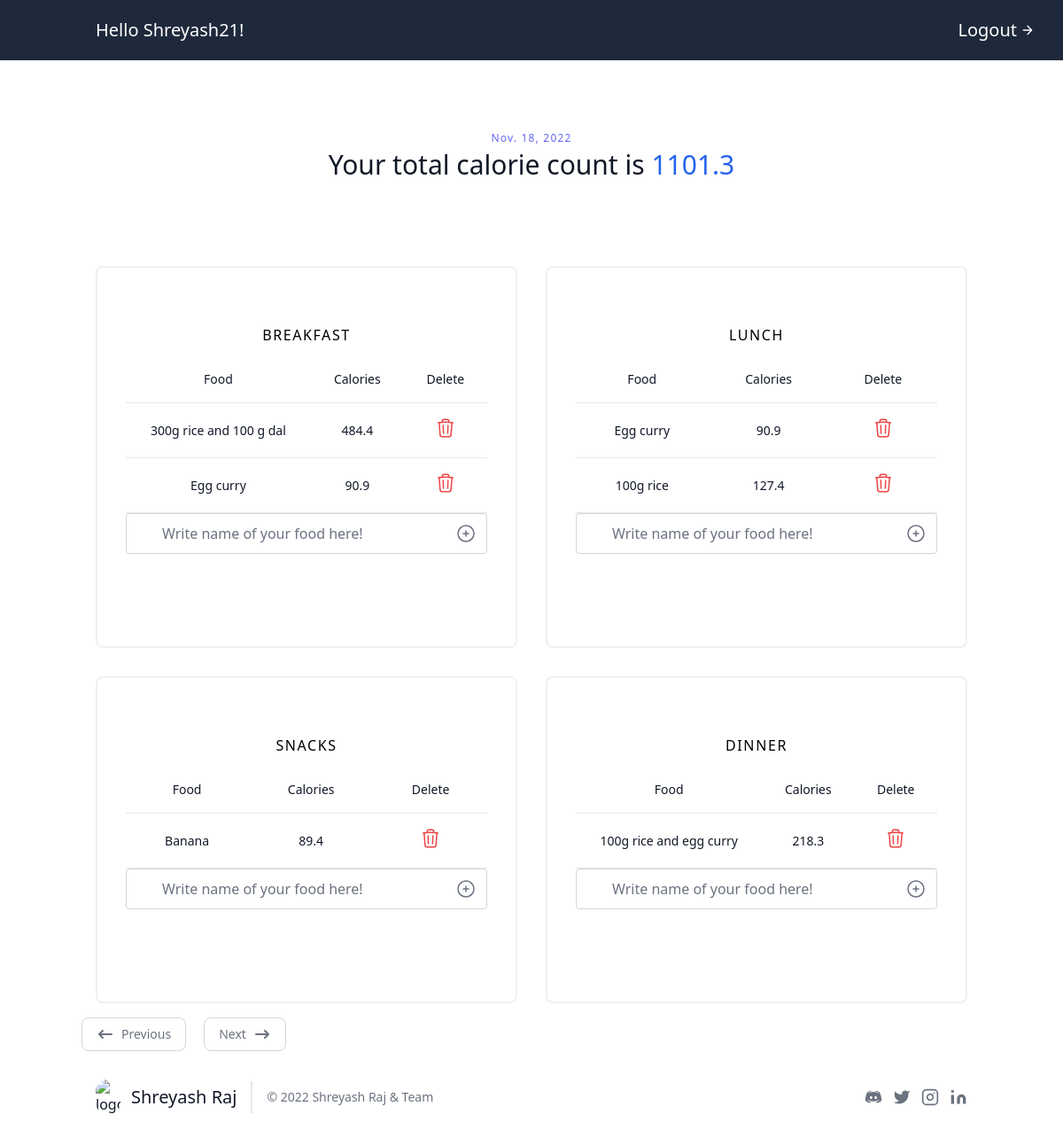
The app's page /date/2022-11-18/ (signed in), older data.
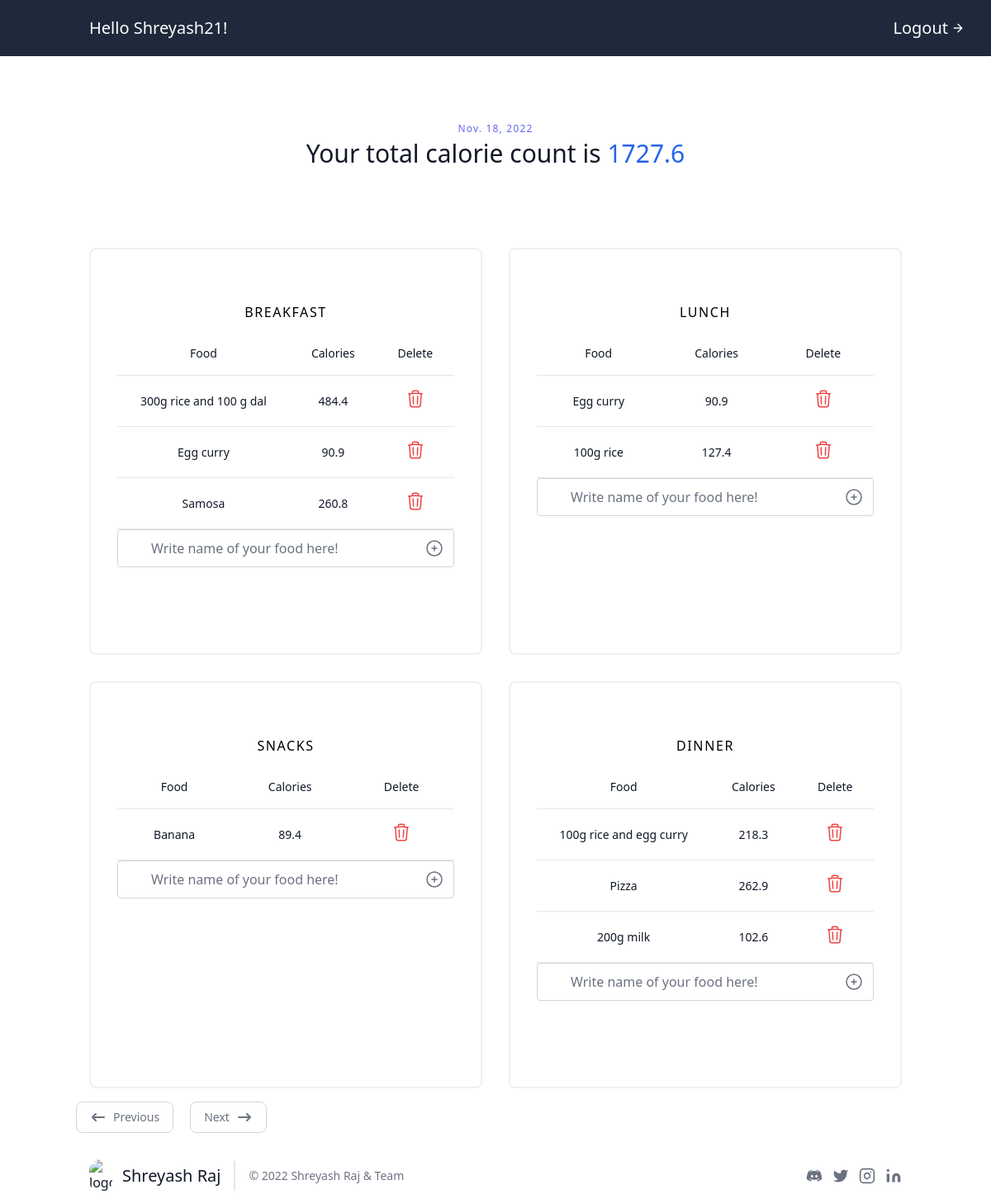
The same page, newer data.
### Fittyfeed/models.py (models this page shows)
class UserFoodItem(models.Model):
    options=(
        ('breakfast','Breakfast'),
        ('lunch','Lunch'),
        ('dinner','Dinner'),
        ('snacks','Snacks'),
    )
    customer = models.ForeignKey(User, on_delete=models.CASCADE)
    category = models.CharField(max_length=50, choices=options)
    food_name = models.CharField(max_length=200)
    food_calorie = models.FloatField()
    date = models.DateField()

### Fittyfeed/views.py (the view)
# urls.py: path('date/<str:date>/', views.home_with_date, name='on_date')
@login_required(login_url='login')
def home_with_date(request, date):
    foods = UserFoodItem.objects.filter(customer=request.user, date=timezone.datetime.fromisoformat(date))
    total_cal = 0
    for food in foods:
        total_cal += food.food_calorie
    context = {
        'food_form': AddFoodForm,
        'food_form_cat': AddFoodFormWithoutCategory,
        'food_list': foods,
        'food_breakfast_list': foods.filter(category='breakfast'),
        'total_calories': round(total_cal, 2),
        'food_lunch_list': foods.filter(category='lunch'),
        'food_snacks_list': foods.filter(category='snacks'),
        'food_dinner_list': foods.filter(category='dinner'),
        'today': timezone.datetime.fromisoformat(date).date(),
        'prev_day': timezone.datetime.fromisoformat(date).date() - timezone.timedelta(days=1),
        'next_day': timezone.datetime.fromisoformat(date).date() + timezone.timedelta(days=1),
    }
    return render(request, 'Fittyfeed/home.html', context)

### Fittyfeed/templates/Fittyfeed/home.html (shortened to what the changed rows need)
{% extends 'base.html' %}
{% block content %}
<section>
  <div class="container px-5 py-24 mx-auto">
    <div class="flex flex-wrap -m-4">
      <div class="flex flex-col text-center w-full mb-20">
        <h2 class="text-xs text-indigo-500 tracking-widest font-medium title-font mb-1">{{ today }}</h2>
        <h1 class="sm:text-3xl text-2xl font-medium title-font text-gray-900 dark:text-white">Your total calorie count is <span class="text-blue-600 dark:text-white">{{ total_calories }}</span></h1>
      </div>
      <div class="p-4 w-full lg:w-1/2">
        <div class="h-full px-8 pt-16 pb-24 bg-white bg-opacity-50 border-2 border-gray-200 border-opacity-60 rounded-lg overflow-hidden text-center relative">
          <h2 class="tracking-widest font-medium mb-1">BREAKFAST</h2>
          <div class="flex justify-center flex-col">
            <div class="overflow-x-auto sm:-mx-6 lg:-mx-8">
              <div class="py-2 inline-block min-w-full sm:px-6 lg:px-8">
                <div class="overflow-auto">
                  <table class="min-w-full">
                    <thead class="border-b">
                      <tr>
                        <th scope="col" class="text-sm font-medium text-gray-900 px-6 py-4">Food</th>
                        <th scope="col" class="text-sm font-medium text-gray-900 px-6 py-4">Calories</th>
                        <th scope="col" class="text-sm font-medium text-gray-900 px-6 py-4">Delete</th>
                      </tr>
                    </thead>
                    <tbody>
                      {% for food in food_breakfast_list %}
                      <tr class="border-b transition duration-300 ease-in-out hover:bg-gray-100">
                        <td class="text-sm text-gray-900 font-light px-6 py-4 whitespace-nowrap">
                          {{ food.food_name.capitalize }}
                        </td>
                        <td class="text-sm text-gray-900 font-light px-6 py-4 whitespace-nowrap">
                          {{ food.food_calorie }}
                        </td>
                        <td class="text-sm text-gray-900 font-light px-6 py-4 whitespace-nowrap">
                          <form action="{% url 'delete_food' food.id %}" method="post">
                            <button type="submit" class="text-red-500 hover:text-red-900">
                            </button>
                          </form>
                        </td>
                      </tr>
                      {% empty %}
                      <tr class="border-b transition duration-300 ease-in-out hover:bg-gray-100">
                        <td colspan="3" class="text-sm text-gray-900 font-light px-6 py-4 whitespace-nowrap">No data added yet.</td>
                      </tr>
                      {% endfor %}
                    </tbody>
                  </table>
                </div>
              </div>
            </div>
          </div>
        </div>
      </div>
      <div class="p-4 w-full lg:w-1/2">
        <div class="h-full px-8 pt-16 pb-24 bg-white bg-opacity-50 border-2 border-gray-200 border-opacity-60 rounded-lg overflow-hidden text-center relative">
          <h2 class="tracking-widest font-medium mb-1">LUNCH</h2>
          <div class="flex justify-center flex-col">
            <div class="overflow-x-auto sm:-mx-6 lg:-mx-8">
              <div class="py-2 inline-block min-w-full sm:px-6 lg:px-8">
                <div class="overflow-hidden">
                  <table class="min-w-full">
                    <thead class="border-b">
                      <tr>
                        <th scope="col" class="text-sm font-medium text-gray-900 px-6 py-4">Food</th>
                        <th scope="col" class="text-sm font-medium text-gray-900 px-6 py-4">Calories</th>
                        <th scope="col" class="text-sm font-medium text-gray-900 px-6 py-4">Delete</th>
                      </tr>
                    </thead>
                    <tbody>
                      {% for food in food_lunch_list %}
                      <tr class="border-b transition duration-300 ease-in-out hover:bg-gray-100">
                        <td class="text-sm text-gray-900 font-light px-6 py-4 whitespace-nowrap">
                          {{ food.food_name.capitalize }}
                        </td>
                        <td class="text-sm text-gray-900 font-light px-6 py-4 whitespace-nowrap">
                          {{ food.food_calorie }}
                        </td>
                        <td class="text-sm text-gray-900 font-light px-6 py-4 whitespace-nowrap">
                          <form action="{% url 'delete_food' food.id %}" method="post">
                            <button type="submit" class="text-red-500 hover:text-red-900">
                            </button>
                          </form>
                        </td>
                      </tr>
                      {% empty %}
                      <tr class="border-b transition duration-300 ease-in-out hover:bg-gray-100">
                        <td colspan="3" class="text-sm text-gray-900 font-light px-6 py-4 whitespace-nowrap">No data added yet.</td>
                      </tr>
                      {% endfor %}
                    </tbody>
                  </table>
                </div>
              </div>
            </div>
          </div>
        </div>
      </div>
      <div class="p-4 w-full lg:w-1/2">
        <div class="h-full px-8 pt-16 pb-24 bg-white bg-opacity-50 border-2 border-gray-200 border-opacity-60 rounded-lg overflow-hidden text-center relative">
          <h2 class="tracking-widest font-medium mb-1">SNACKS</h2>
          <div class="flex justify-center flex-col">
            <div class="overflow-x-auto sm:-mx-6 lg:-mx-8">
              <div class="py-2 inline-block min-w-full sm:px-6 lg:px-8">
                <div class="overflow-hidden">
                  <table class="min-w-full">
                    <thead class="border-b">
                      <tr>
                        <th scope="col" class="text-sm font-medium text-gray-900 px-6 py-4">Food</th>
                        <th scope="col" class="text-sm font-medium text-gray-900 px-6 py-4">Calories</th>
                        <th scope="col" class="text-sm font-medium text-gray-900 px-6 py-4">Delete</th>
                      </tr>
                    </thead>
                    <tbody>
                      {% for food in food_snacks_list %}
                      <tr class="border-b transition duration-300 ease-in-out hover:bg-gray-100">
                        <td class="text-sm text-gray-900 font-light px-6 py-4 whitespace-nowrap">
                          {{ food.food_name.capitalize }}
                        </td>
                        <td class="text-sm text-gray-900 font-light px-6 py-4 whitespace-nowrap">
                          {{ food.food_calorie }}
                        </td>
                        <td class="text-sm text-gray-900 font-light px-6 py-4 whitespace-nowrap">
                          <form action="{% url 'delete_food' food.id %}" method="post">
                            <button type="submit" class="text-red-500 hover:text-red-900">
                            </button>
                          </form>
                        </td>
                      </tr>
                      {% empty %}
                      <tr class="border-b transition duration-300 ease-in-out hover:bg-gray-100">
                        <td colspan="3" class="text-sm text-gray-900 font-light px-6 py-4 whitespace-nowrap">No data added yet.</td>
                      </tr>
                      {% endfor %}
                    </tbody>
                  </table>
                </div>
              </div>
            </div>
          </div>
        </div>
      </div>
      <div class="p-4 w-full lg:w-1/2">
        <div class="h-full px-8 pt-16 pb-24 bg-white bg-opacity-50 border-2 border-gray-200 border-opacity-60 rounded-lg overflow-hidden text-center relative">
          <h2 class="tracking-widest font-medium mb-1">DINNER</h2>
          <div class="flex justify-center flex-col">
            <div class="overflow-x-auto sm:-mx-6 lg:-mx-8">
              <div class="py-2 inline-block min-w-full sm:px-6 lg:px-8">
                <div class="overflow-hidden">
                  <table class="min-w-full">
                    <thead class="border-b">
                      <tr>
                        <th scope="col" class="text-sm font-medium text-gray-900 px-6 py-4">Food</th>
                        <th scope="col" class="text-sm font-medium text-gray-900 px-6 py-4">Calories</th>
                        <th scope="col" class="text-sm font-medium text-gray-900 px-6 py-4">Delete</th>
                      </tr>
                    </thead>
                    <tbody>
                      {% for food in food_dinner_list %}
                      <tr class="border-b transition duration-300 ease-in-out hover:bg-gray-100">
                        <td class="text-sm text-gray-900 font-light px-6 py-4 whitespace-nowrap">
                          {{ food.food_name.capitalize }}
                        </td>
                        <td class="text-sm text-gray-900 font-light px-6 py-4 whitespace-nowrap">
                          {{ food.food_calorie }}
                        </td>
                        <td class="text-sm text-gray-900 font-light px-6 py-4 whitespace-nowrap">
                          <form action="{% url 'delete_food' food.id %}" method="post">
                            <button type="submit" class="text-red-500 hover:text-red-900">
                            </button>
                          </form>
                        </td>
                      </tr>
                      {% empty %}
                      <tr class="border-b transition duration-300 ease-in-out hover:bg-gray-100">
                        <td colspan="3" class="text-sm text-gray-900 font-light px-6 py-4 whitespace-nowrap">No data added yet.</td>
                      </tr>
                      {% endfor %}
                    </tbody>
                  </table>
                </div>
              </div>
            </div>
          </div>
        </div>
      </div>
    </div>
  </div>
</section>
{% endblock %}

Row changes from the older to the newer data that the page shows:
added UserFoodItem: food_name "Samosa", food_calorie "260.8", shown under "BREAKFAST"
added UserFoodItem: food_name "Pizza", food_calorie "262.9", shown under "DINNER"
added UserFoodItem: food_name "200g milk", food_calorie "102.6", shown under "DINNER"
Text that changed along with them:
{{ total_calories }}: "1101.3" → "1727.6"
